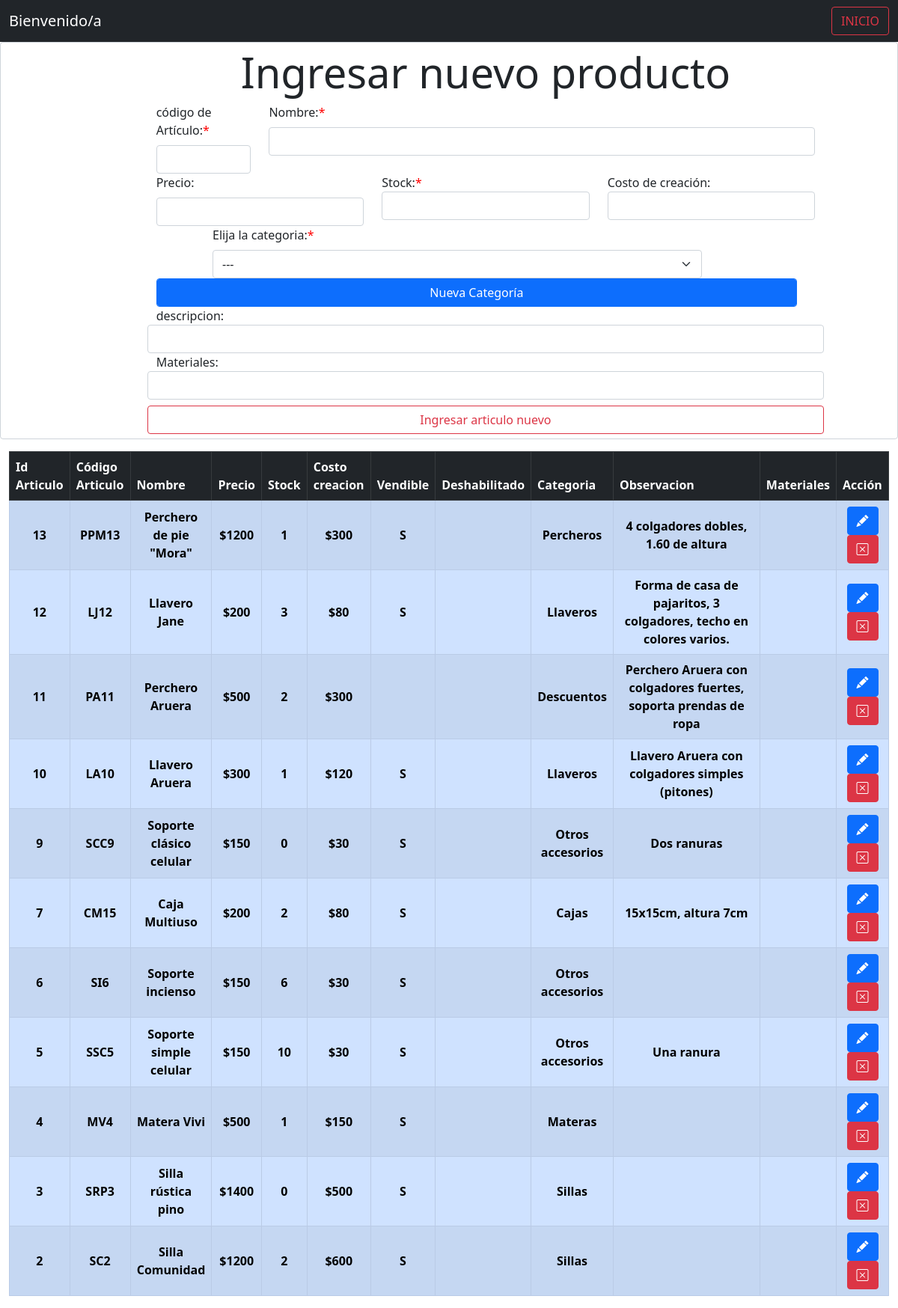
The page /articulos.php on the database its author committed.
### tables this page shows
CREATE TABLE `articulos` (
  `art_id` int(20) NOT NULL,
  `art_cod` varchar(20) NOT NULL,
  `art_nom` varchar(25) NOT NULL,
  `art_desc` varchar(255) NOT NULL,
  `art_precio` int(20) NOT NULL,
  `art_stock` int(20) NOT NULL,
  `art_costo` int(20) NOT NULL,
  `art_vendible` varchar(1) NOT NULL DEFAULT 'S',
  `art_deshabilitado` varchar(1) DEFAULT NULL,
  `art_categoria` int(20) NOT NULL,
  `art_materiales` varchar(20) NOT NULL,
  `art_notas` text NOT NULL,
  `art_imagen` text NOT NULL DEFAULT './../images/default.png'
);

CREATE TABLE `categorias` (
  `cat_id` int(20) NOT NULL,
  `cat_nom` varchar(25) NOT NULL,
  `cat_obs` varchar(50) DEFAULT NULL
);

### funciones.php (the view, shortened to what this page needs)
<?php
    function mostrarArticulos(){
      include('bd.php');
            $consulta= "SELECT * FROM articulos INNER JOIN categorias on articulos.art_categoria = categorias.cat_id ORDER BY art_id DESC";
            $datos= mysqli_query ($conexion,$consulta);
            while ($fila =mysqli_fetch_array($datos)){
                echo'
                <tr>
                    <th scope="col-1" class="align-middle" >'.$fila ["art_id"].'</th>
                    <th scope="col-1" class="align-middle">'.$fila ["art_cod"].'</th>
                    <th scope="col-1" class="align-middle">'.$fila ["art_nom"].'</th>
                    <th scope="col-1" class="align-middle">$'.$fila ["art_precio"].'</th>
                    <th scope="col-1" class="align-middle">'.$fila ["art_stock"].'</th>
                    <th scope="col-1" class="align-middle">$'.$fila ["art_costo"].'</th>
                    <th scope="col-1" class="align-middle">'.$fila ["art_vendible"].'</th>
                    <th scope="col-1" class="align-middle">'.$fila ["art_deshabilitado"].'</th>
                    <th scope="col-1" class="align-middle">'.$fila ["cat_nom"].'</th>
                    <th scope="col-1" class="align-middle col-2">'.$fila ["art_desc"].'</th>
                    <th scope="col-1" class="align-middle">'.$fila ["art_materiales"].'</th>
                    <th scope="col-1" class="align-middle">
                    <a role="button" id="modificar__Articulo'.$fila ["art_id"].'" class="btn btn-primary" data-bs-toggle="modal" data-bs-target="#modal_modificarArticulo" data-art_id='.$fila ['art_id'].' >
                    <i class="bi bi-pencil-fill"></i>
                    </a>
                    <a role="button" id="eliminar__Articulo'.$fila ["art_id"].'" class="btn btn-danger" data-bs-toggle="modal" data-bs-target="#modal_eliminarArticulo" data-art_id='.$fila ['art_id'].'>
                    <i class="bi bi-x-square"></i>
                    </a>
                  </th>
                </tr>';
            }
        }
?>

### rows shown on the page
articulos: art_id "13", art_cod "PPM13", art_nom "Perchero de pie \"Mora\"", art_precio "1200", art_stock "1", art_costo "300", art_vendible "S", art_categoria.cat_nom "Percheros", art_desc "4 colgadores dobles, 1.60 de altura"
articulos: art_id "12", art_cod "LJ12", art_nom "Llavero Jane", art_precio "200", art_stock "3", art_costo "80", art_vendible "S", art_categoria.cat_nom "Llaveros", art_desc "Forma de casa de pajaritos, 3 colgadores, techo en colores varios."
articulos: art_id "11", art_cod "PA11", art_nom "Perchero Aruera", art_precio "500", art_stock "2", art_costo "300", art_categoria.cat_nom "Descuentos", art_desc "Perchero Aruera con colgadores fuertes, soporta prendas de ropa"
articulos: art_id "10", art_cod "LA10", art_nom "Llavero Aruera", art_precio "300", art_stock "1", art_costo "120", art_vendible "S", art_categoria.cat_nom "Llaveros", art_desc "Llavero Aruera con colgadores simples (pitones)"
articulos: art_id "9", art_cod "SCC9", art_nom "Soporte clásico celular", art_precio "150", art_stock "0", art_costo "30", art_vendible "S", art_categoria.cat_nom "Otros accesorios", art_desc "Dos ranuras"
articulos: art_id "7", art_cod "CM15", art_nom "Caja Multiuso", art_precio "200", art_stock "2", art_costo "80", art_vendible "S", art_categoria.cat_nom "Cajas", art_desc "15x15cm, altura 7cm"
articulos: art_id "6", art_cod "SI6", art_nom "Soporte incienso", art_precio "150", art_stock "6", art_costo "30", art_vendible "S", art_categoria.cat_nom "Otros accesorios"
articulos: art_id "5", art_cod "SSC5", art_nom "Soporte simple celular", art_precio "150", art_stock "10", art_costo "30", art_vendible "S", art_categoria.cat_nom "Otros accesorios", art_desc "Una ranura"
articulos: art_id "4", art_cod "MV4", art_nom "Matera Vivi", art_precio "500", art_stock "1", art_costo "150", art_vendible "S", art_categoria.cat_nom "Materas"
articulos: art_id "3", art_cod "SRP3", art_nom "Silla rústica pino", art_precio "1400", art_stock "0", art_costo "500", art_vendible "S", art_categoria.cat_nom "Sillas"
articulos: art_id "2", art_cod "SC2", art_nom "Silla Comunidad", art_precio "1200", art_stock "2", art_costo "600", art_vendible "S", art_categoria.cat_nom "Sillas"
